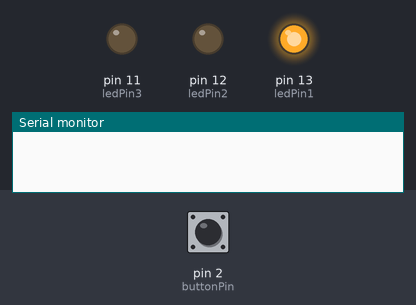
Recording of a sketch running on a simulated Arduino Uno, built with avr-gcc and run on an emulated ATmega328P. Shown: output pins drawn as LEDs (lit = HIGH), the last lines printed to the serial monitor. The inputs (shaded band) are chosen by the test bench; at power-on: pin 2 (buttonPin) LOW.

Above: at 1.2 s.
1.3 s: pin 2 (buttonPin) pulled HIGH for 0.15 s
At 1.8 s:
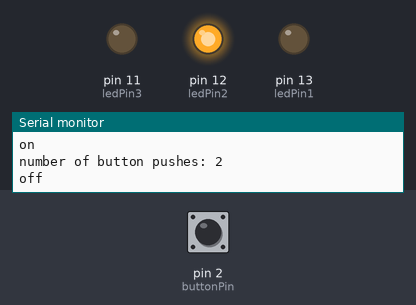
2.9 s: pin 2 (buttonPin) pulled HIGH for 1 s
At 4.3 s:
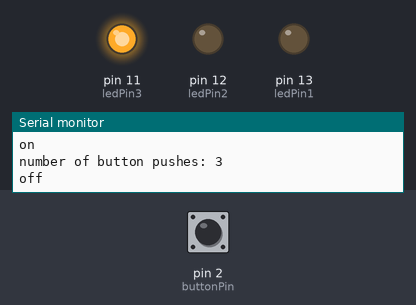
5.4 s: pin 2 (buttonPin) pulled HIGH for 3.2 s
At 6.2 s:
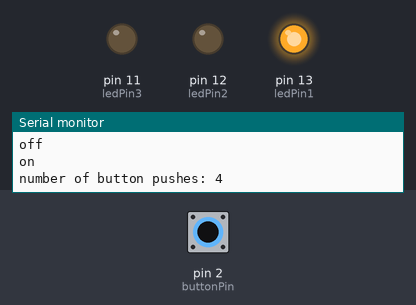
Timing chart, 0 to 8.4 s (numbered marks = the images above; inputs shaded):
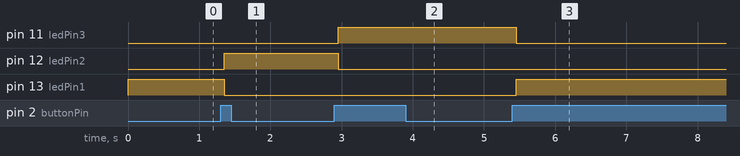

Measured:
- after the input at 1.3 s, pin 12 (ledPin2): LOW → HIGH after 0.05 s; pin 13 (ledPin1): HIGH → LOW after 0.05 s
- after the input at 2.9 s, pin 11 (ledPin3): LOW → HIGH after 0.05 s; pin 12 (ledPin2): HIGH → LOW after 0.05 s
- after the input at 5.4 s, pin 11 (ledPin3): HIGH → LOW after 0.05 s; pin 13 (ledPin1): LOW → HIGH after 0.05 s

The sketch:

My_Arduino_FSM.ino
```cpp
/*
    Modified FSM example code - Push Button
*/


const int  buttonPin = 2;
const int ledPin1 = 13;
const int ledPin2 = 12;
const int ledPin3 = 11;

int buttonPushCounter = 0;    // counter for the number of button presses
int buttonState = 0;          // current state of the button
int lastButtonState = 0;      // previous state of the button

void setup() {
  pinMode(buttonPin, INPUT);
  pinMode(ledPin1, OUTPUT);
  pinMode(ledPin2, OUTPUT);
  pinMode(ledPin3, OUTPUT);
  Serial.begin(9600);
}


void loop() {

  buttonState = digitalRead(buttonPin);       // read the pushbutton input pin:

  if (buttonState != lastButtonState) {       // compare the buttonState to its previous state

    // if the state has changed, increment the counter
    if (buttonState == HIGH) {
      buttonPushCounter++;
      Serial.println("on");
      Serial.print("number of button pushes: ");
      Serial.println(buttonPushCounter);
    } else {
      Serial.println("off");
    }

    delay(50);                      // Delay a little bit to avoid bouncing
  }

  lastButtonState = buttonState;    // save the current state as the last state, for next time through the loop

  if (buttonPushCounter == 1) {
    digitalWrite(ledPin1, HIGH);
    digitalWrite(ledPin2, LOW);
    digitalWrite(ledPin3, LOW);
  } else if (buttonPushCounter == 2) {
    digitalWrite(ledPin2, HIGH);
    digitalWrite(ledPin1, LOW);
    digitalWrite(ledPin3, LOW);
  } else if (buttonPushCounter == 3) {
    digitalWrite(ledPin3, HIGH);
    digitalWrite(ledPin2, LOW);
    digitalWrite(ledPin1, LOW);
  } else {
    buttonPushCounter = 1;
  }

}
```
